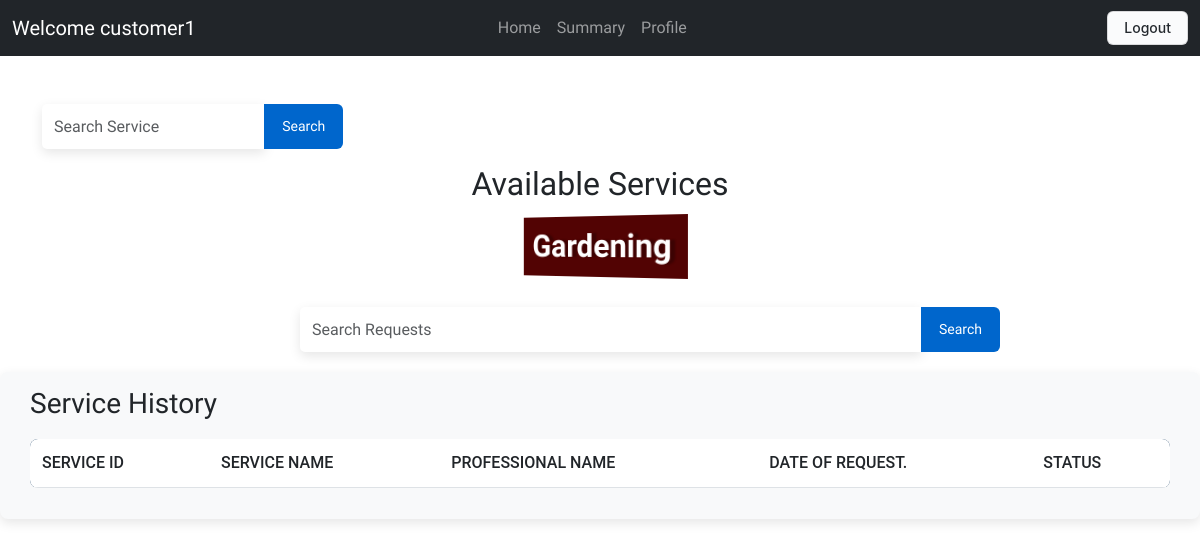
Page /user/2 (signed in) on the earlier database version.
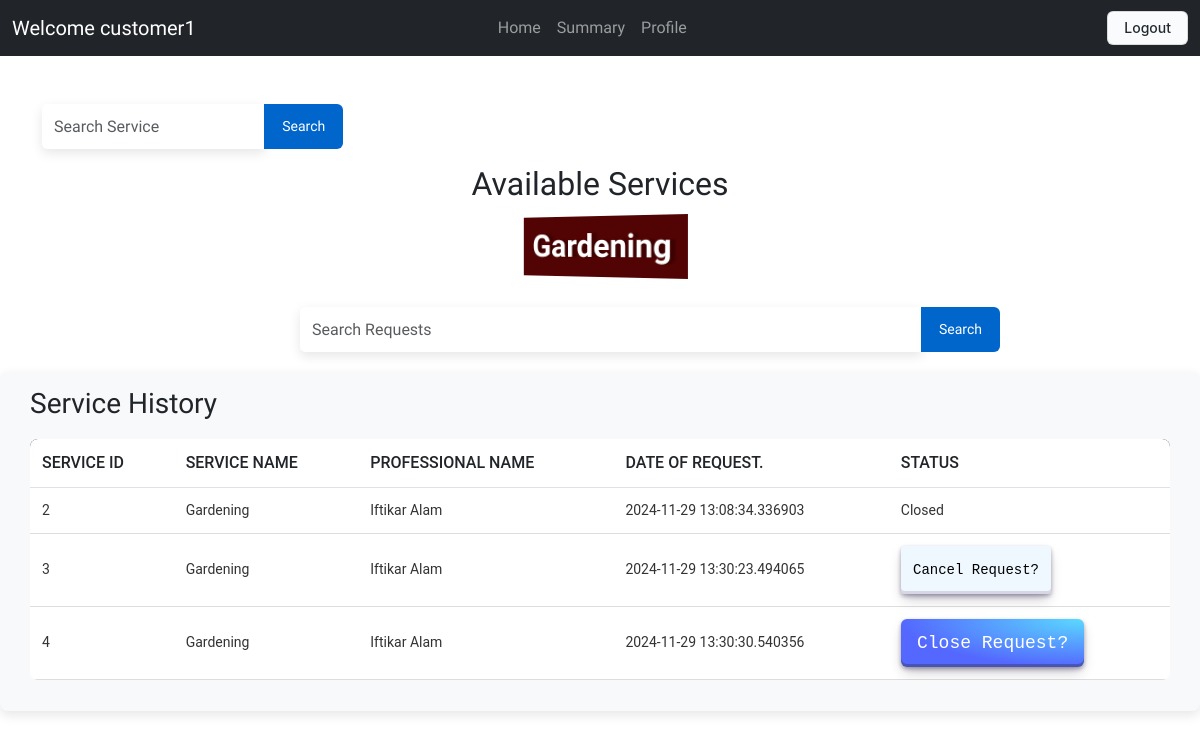
Same page on the later database version.
### application/models.py (models this page shows)
class Customer(db.Model):
    id=db.Column(db.Integer, primary_key=True)
    user_id = db.Column(db.Integer, db.ForeignKey('user.id'), nullable = False)
    user = db.relationship('User', back_populates='customer')
    fullname= db.Column(db.String(80))
    address= db.Column(db.String(200))
    pincode=db.Column(db.Integer)

class ServiceRequest(db.Model):
    id = db.Column(db.Integer, primary_key=True)
    customer_name = db.Column(db.String(150))
    professional_name = db.Column(db.String(150))
    service_name = db.Column(db.String(150))
    service_id = db.Column(db.Integer, db.ForeignKey('service.id'), nullable=False)
    customer_id = db.Column(db.Integer, db.ForeignKey('user.id'), nullable=False)
    professional_id = db.Column(db.Integer, db.ForeignKey('professional.id'))
    date_of_request = db.Column(db.DateTime)
    date_of_completion = db.Column(db.DateTime)
    status = db.Column(db.String(25), default="requested")
    remarks = db.Column(db.String(250))

### application/controllers.py (the view)
@app.route('/user/<int:id>', methods=['GET','POST'])
@roles_required("customer")
def customer(id):
   user=Customer.query.filter_by(user_id=id).first()
   services=Service.query.all()
   service_request=ServiceRequest.query.filter_by(customer_id=id)
   return render_template('customer_dashboard.html',user=user, services=services, service_request=service_request)

### templates/customer_dashboard.html (shortened to what this page needs)
<!DOCTYPE html>
<html lang="en">
<head>
    <link href="https://cdn.jsdelivr.net/npm/bootstrap@5.3.0-alpha1/dist/css/bootstrap.min.css" rel="stylesheet">
    <link rel="stylesheet" href="/static/customer_dash.css">
</head>
<body>
    <nav class="navbar navbar-expand-lg navbar-dark bg-dark">
        <div class="container-fluid">
            <a class="navbar-brand" href="#">Welcome {{user.fullname}}</a>
            <div class="collapse navbar-collapse" id="navbarNav" >
                <ul class="navbar-nav ms-auto" style="display: flex; justify-content: center; width: 100%; padding-right: 15%;" >
                    <li class="nav-item"><a class="nav-link" href="/user/{{user.user_id}}">Home</a></li>
                    <li class="nav-item"><a class="nav-link" href="/summary/{{user.user_id}}">Summary</a></li>
                    <li class="nav-item"><a class="nav-link" href="/profile/{{user.user_id}}">Profile</a></li>
                </ul>
            </div>
            <div class="nav-link" style="display: flex;">
                <a href="/logout"> <button class="button-4">Logout</button></a>
            </div>
        </div>
    </nav>
    <div class="container mt-5">
        <div>
            <form action="/search_service/{{user.user_id}}" style="display: flex; justify-content: center;">
                <div class="input-group mb-3" >
                    <input style="max-width:20%; " name="result" type="text" class="form-control" placeholder="Search Service" aria-label="Recipient's username" aria-describedby="button-addon2">
                    <button class="btn btn-outline-secondary" type="submit" id="button-addon2">Search</button>
                </div>
             </form>
        </div>
        <h2 style="padding-bottom: 5px;display: flex ; justify-content: center;">Available Services</h2>
        <div class="row g-3" style="display: flex; justify-content: center;">
            {% for service in services %}
            <div class="col-md-2">
                <a href="/service/{{service.id}}/{{user.user_id}}" >
                    <button class="button-92" role="button">{{service.name}} </button></a>
            </div>
            {% endfor %}
        </div>
    </div>
     <form action="/search_req/{{user.user_id}}">
        <div class="input-group mb-3" style="padding-left: 300px; padding-right: 200px; padding-top: 30px;">
            <input name="result" type="text" class="form-control" placeholder="Search Requests" aria-label="Recipient's username" aria-describedby="button-addon2">
            <button class="btn btn-outline-secondary" type="submit" id="button-addon2">Search</button>
        </div>
     </form>
    <div class="tableMain" style="padding-left: 30px; padding-right: 30px;">
        <h3 style="padding-bottom: 10px;">Service History</h3>
        <table class="table">
            <thead>
                <tr>
                    <th>Service ID</th>
                    <th>Service Name</th>
                    <th>Professional Name</th>
                    <th>Date of Request.</th>
                    <th>Status</th>
                </tr>
            </thead>
            <tbody>
                {% for service in service_request %}
                <tr>
                    <td>{{ service.id }}</td>
                    <td>{{ service.service_name }}</td>
                    <td>{{ service.professional_name }}</td>
                    <td>{{ service.date_of_request }}</td>
                    <td>
                        {% if service.status == 'closed' %}
                        Closed
                        {% elif service.status == 'rejected' %}
                        Rejected
                        {% elif service.status == 'requested' %}
                        <a href="/close_service/{{ service.id }}"><button class="button-30" style="color: black; background-color: aliceblue;">Cancel Request?</button></a>
                        {% else %}
                        <a href="/service_remarks/{{ service.id }}"><button class="button-29">Close Request?</button></a>
                        {% endif %}
                    </td>
                </tr>
                {% endfor %}
            </tbody>
        </table>
    </div>
</body>
</html>

### static/customer_dash.css (style rules this page uses)
body { font-family: "Josefin Sans", serif; }
li { font-family: "Rowdies", sans-serif; font-weight: 400; font-style: normal; }
.input-group .form-control { border: none; box-shadow: 0 4px 12px rgba(0, 0, 0, 0.1); border-radius: 5px; outline: none; transition: box-shadow 0.3s ease; }
.input-group .btn { border: none; background-color: #0066cc; color: white; padding: 12px 18px; font-size: 14px; cursor: pointer; transition: background-color 0.3s ease; }
.tableMain { width: 100%; overflow-x: auto; margin: 20px 0; padding: 15px; background-color: #f8f9fa; border-radius: 8px; box-shadow: 0 4px 12px rgba(0, 0, 0, 0.1); }
.table { width: 100%; border-collapse: collapse; font-family: 'Roboto', sans-serif; text-align: left; background-color: white; border-radius: 8px; overflow: hidden; }
.table thead { background-color: #012a52; color: white; font-size: 16px; text-transform: uppercase; }
.table thead th { padding: 12px; font-weight: 500; }
.table tbody tr { border-bottom: 1px solid #ddd; transition: background-color 0.2s ease; }
.table tbody td, .table tbody th { padding: 12px; font-size: 14px; color: #333; }
.table tbody td { vertical-align: middle; }
.table tbody .button-30 { display: inline-block; background-color: #002245; color: white; border: none; padding: 8px 12px; border-radius: 4px; font-size: 14px; text-align: center; text-decoration: none; cursor: pointer; transition: background-color 0.3s ease, box-shadow 0.3s ease; }
.button-92 { --c: #fff; background: linear-gradient(90deg, #0000 33%, #fff5, #0000 67%) var(--_p,100%)/300% no-repeat, #520303; color: #0000; border: none; transform: perspective(500px) rotateY(calc(20deg*var(--_i,-1))); text-shadow: calc(var(--_i,-1)* 0.08em) -.01em 0 var(--c), calc(var(--_i,-1)*-0.08em) .01em 2px #0004; outline-offset: .1em; transition: 0.3s; }
.button-92 { font-weight: bold; font-size: 2rem; margin: 0; cursor: pointer; padding: .2em .4em; }
.button-4 { appearance: none; background-color: #FAFBFC; border: 1px solid rgba(27, 31, 35, 0.15); border-radius: 6px; box-shadow: rgba(27, 31, 35, 0.04) 0 1px 0, rgba(255, 255, 255, 0.25) 0 1px 0 inset; box-sizing: border-box; color: #24292E; cursor: pointer; display: inline-block; font-family: -apple-system, system-ui, "Segoe UI", Helvetica, Arial, sans-serif, "Apple Color Emoji", "Segoe UI Emoji"; font-size: 14px; font-weight: 500; line-height: 20px; list-style: none; padding: 6px 16px; position: relative; transition: background-color 0.2s cubic-bezier(0.3, 0, 0.5, 1); user-select: none; -webkit-user-select: none; touch-action: manipulation; vertical-align: middle; white-space: nowrap; word-wrap: break-word; }
.button-4:before { display: none; }
.button-29 { align-items: center; appearance: none; background-image: radial-gradient(100% 100% at 100% 0, #5adaff 0, #5468ff 100%); border: 0; border-radius: 6px; box-shadow: rgba(45, 35, 66, .4) 0 2px 4px,rgba(45, 35, 66, .3) 0 7px 13px -3px,rgba(58, 65, 111, .5) 0 -3px 0 inset; box-sizing: border-box; color: #fff; cursor: pointer; display: inline-flex; font-family: "JetBrains Mono",monospace; height: 48px; justify-content: center; line-height: 1; list-style: none; overflow: hidden; padding-left: 16px; padding-right: 16px; position: relative; text-align: left; text-decoration: none; transition: box-shadow .15s,transform .15s; user-select: none; -webkit-user-select: none; touch-action: manipulation; white-space: nowrap; will-change: box-shadow,transform; font-size: 18px; }
.button-30 { align-items: center; appearance: none; background-color: #FCFCFD; border-radius: 4px; border-width: 0; box-shadow: rgba(45, 35, 66, 0.4) 0 2px 4px,rgba(45, 35, 66, 0.3) 0 7px 13px -3px,#D6D6E7 0 -3px 0 inset; box-sizing: border-box; color: #36395A; cursor: pointer; display: inline-flex; font-family: "JetBrains Mono",monospace; height: 48px; justify-content: center; line-height: 1; list-style: none; overflow: hidden; padding-left: 16px; padding-right: 16px; position: relative; text-align: left; text-decoration: none; transition: box-shadow .15s,transform .15s; user-select: none; -webkit-user-select: none; touch-action: manipulation; white-space: nowrap; will-change: box-shadow,transform; font-size: 15px; }

Differences in the rows shown:
added ServiceRequest: id "2", service_name "Gardening", professional_name "Iftikar Alam", date_of_request "2024-11-29 13:08:34.336903", status "Closed"
added ServiceRequest: id "3", service_name "Gardening", professional_name "Iftikar Alam", date_of_request "2024-11-29 13:30:23.494065"
added ServiceRequest: id "4", service_name "Gardening", professional_name "Iftikar Alam", date_of_request "2024-11-29 13:30:30.540356"
